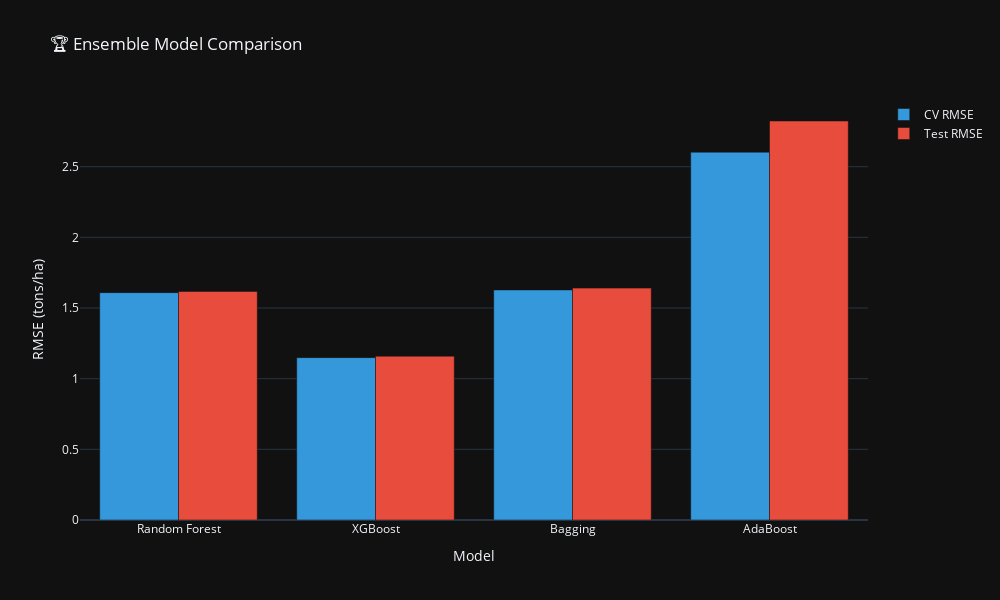

Here is the notebook cell this chart was saved with:
### Code cell
# 10.1: AdaBoost Regressor
print("🔗 Training AdaBoost Ensemble...")
ada_model = AdaBoostRegressor(n_estimators=100, learning_rate=0.1, random_state=42)
ada_model.fit(X_train_pca, y_train_reg)

ada_cv_scores = cross_val_score(ada_model, X_train_pca, y_train_reg, 
                               cv=kf, scoring='neg_mean_squared_error')
ada_cv_rmse = np.sqrt(-ada_cv_scores)

y_pred_ada = ada_model.predict(X_test_pca)
ada_rmse = np.sqrt(mean_squared_error(y_test_reg, y_pred_ada))
ada_r2 = r2_score(y_test_reg, y_pred_ada)

print(f"AdaBoost CV RMSE: {ada_cv_rmse.mean():.4f}")
print(f"AdaBoost Test RMSE: {ada_rmse:.4f}")
print(f"AdaBoost R²: {ada_r2:.4f}")

# 10.2: Ensemble Comparison Visualization
ensemble_comparison = pd.DataFrame({
    'Model': ['Random Forest', 'XGBoost', 'Bagging', 'AdaBoost'],
    'CV RMSE': [rf_cv_rmse.mean(), xgb_cv_rmse.mean(), bag_cv_rmse.mean(), ada_cv_rmse.mean()],
    'Test RMSE': [np.sqrt(mean_squared_error(y_test_reg, rf_model.predict(X_test_pca))),
                  np.sqrt(mean_squared_error(y_test_reg, xgb_model.predict(X_test_pca))),
                  np.sqrt(mean_squared_error(y_test_reg, bag_model.predict(X_test_pca))),
                  ada_rmse]
})

fig = go.Figure()
fig.add_trace(go.Bar(x=ensemble_comparison['Model'], y=ensemble_comparison['CV RMSE'],
                    name='CV RMSE', marker_color='#3498DB'))
fig.add_trace(go.Bar(x=ensemble_comparison['Model'], y=ensemble_comparison['Test RMSE'],
                    name='Test RMSE', marker_color='#E74C3C'))

fig.update_layout(title="🏆 Ensemble Model Comparison", 
                 barmode='group', height=600, width=1000, template='plotly_dark',
                 yaxis_title='RMSE (tons/ha)', xaxis_title='Model')
fig.show()

print(ensemble_comparison)

### Figure 1 — Plotly figure (JSON) as saved in the notebook; plotly's stock layout.template omitted (floating-point values rounded to 4 significant figures)
{"data": [{"marker": {"color": "#3498DB"}, "name": "CV RMSE", "type": "bar", "x": ["Random Forest", "XGBoost", "Bagging", "AdaBoost"], "y": [1.609, 1.149, 1.628, 2.602]}, {"marker": {"color": "#E74C3C"}, "name": "Test RMSE", "type": "bar", "x": ["Random Forest", "XGBoost", "Bagging", "AdaBoost"], "y": [1.617, 1.159, 1.641, 2.823]}], "layout": {"barmode": "group", "height": 600, "title": {"text": "🏆 Ensemble Model Comparison"}, "width": 1000, "xaxis": {"title": {"text": "Model"}}, "yaxis": {"title": {"text": "RMSE (tons/ha)"}}}}
